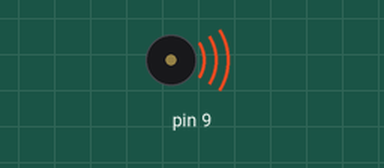
Recording of a sketch running on a simulated Arduino Uno, built with avr-gcc and run on an emulated ATmega328P. Parts: buzzer (waves = sounding).

Above: at 0.5 s.
At 6.0 s:
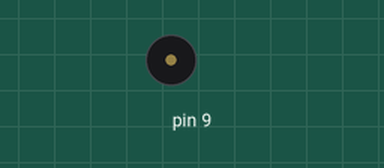
Timing chart, 0 to 14.3 s (numbered marks = the images above):
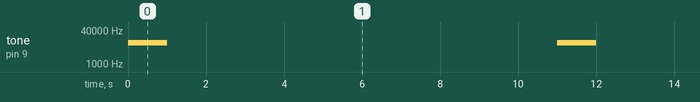

Measured:
- by itself, tone on pin 9: alternates 10000 Hz for 1.0 s and silent for 10.0 s

The sketch:

sketch_aug28c.ino
```cpp
#include "toneAC.h"
void setup() {
  // put your setup code here, to run once:

}

void loop() {
  // put your main code here, to run repeatedly:
toneAC(10000,10,1000);
delay(10000);
}
```
